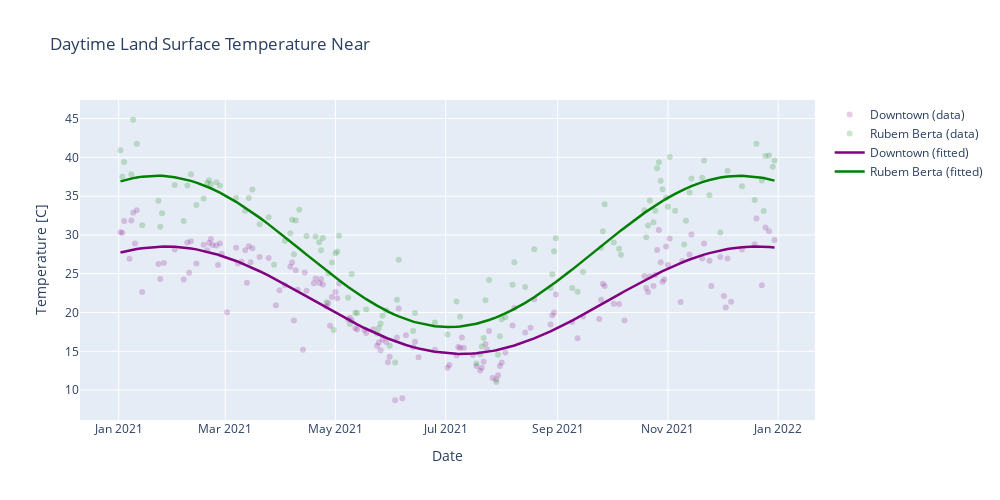

This figure's notebook cell:
### Code cell
import plotly.graph_objects as go
from scipy import optimize

# Fitting curves.
## First, extract x values (times) from the dfs.
d_center_x = np.asanyarray(d_center['time'].apply(float))  # center
d_rubem_x = np.asanyarray(d_rubem['time'].apply(float)) # rubem

## Secondly, extract y values (LST) from the dfs.
d_center_y = np.asanyarray(d_center['LST_Day_1km'].apply(float))  # center
d_rubem_y = np.asanyarray(d_rubem['LST_Day_1km'].apply(float))  # rubem

## Then, define the fitting function with parameters.
def fit_func(t, lst0, delta_lst, tau, phi):
    return lst0 + (delta_lst/2)*np.sin(2*np.pi*t/tau + phi)

## Optimize the parameters using a good start p0.
lst0 = 20
delta_lst = 40
tau = 365*24*3600*1000   # milliseconds in a year
phi = 2*np.pi*4*30.5*3600*1000/tau  # offset regarding when we expect LST(t)=LST0

params_u, params_covariance_u = optimize.curve_fit(
    fit_func, d_center_x, d_center_y, p0=[lst0, delta_lst, tau, phi])
params_r, params_covariance_r = optimize.curve_fit(
    fit_func, d_rubem_x, d_rubem_y, p0=[lst0, delta_lst, tau, phi])

# Figure
fig = go.Figure()
fig.update_layout(title='Daytime Land Surface Temperature Near',
                  xaxis_title='Date',
                  yaxis_title='Temperature [C]',
                  width=1000, height=500)

fig.add_trace(go.Scatter(x=d_center['datetime'], y=d_center['LST_Day_1km'],
                         mode='markers', name='Downtown (data)',
                         marker=dict(color='purple', opacity=0.2)))

fig.add_trace(go.Scatter(x=d_rubem['datetime'], y=d_rubem['LST_Day_1km'],
                         mode='markers', name='Rubem Berta (data)',
                         marker=dict(color='green', opacity=0.2)))

fig.add_trace(go.Scatter(x=d_center['datetime'],
                         y=fit_func(d_center_x, params_u[0], 
                                    params_u[1], params_u[2], params_u[3]),
                         mode='lines', name='Downtown (fitted)',
                         line=dict(color='purple', width=2.5)))

fig.add_trace(go.Scatter(x=d_rubem['datetime'],
                         y=fit_func(d_rubem_x, params_r[0], 
                                    params_r[1], params_r[2], params_r[3]),
                         mode='lines', name='Rubem Berta (fitted)',
                         line=dict(color='green', width=2.5)))

fig.show()

### Figure 1 — Plotly figure (JSON) as saved in the notebook; plotly's stock layout.template omitted (floating-point values rounded to 4 significant figures; data arrays with more than 128 entries replaced by an {"elided": "..."} marker saying what was removed)
{"data": [{"marker": {"color": "purple", "opacity": 0.2}, "mode": "markers", "name": "Downtown (data)", "type": "scatter", "x": {"elided": "159 str values"}, "y": {"elided": "159 float values"}}, {"marker": {"color": "green", "opacity": 0.2}, "mode": "markers", "name": "Rubem Berta (data)", "type": "scatter", "x": ["2021-01-02", "2021-01-03", "2021-01-04", "2021-01-08", "2021-01-09", "2021-01-11", "2021-01-14", "2021-01-23", "2021-01-24", "2021-01-25", "2021-02-01", "2021-02-06", "2021-02-08", "2021-02-10", "2021-02-13", "2021-02-17", "2021-02-19", "2021-02-20", "2021-02-21", "2021-02-24", "2021-02-26", "2021-03-07", "2021-03-12", "2021-03-14", "2021-03-16", "2021-03-20", "2021-03-25", "2021-03-28", "2021-04-03", "2021-04-06", "2021-04-07", "2021-04-08", "2021-04-09", "2021-04-11", "2021-04-15", "2021-04-20", "2021-04-22", "2021-04-23", "2021-04-24", "2021-04-26", "2021-04-27", "2021-04-29", "2021-04-30", "2021-05-01", "2021-05-02", "2021-05-03", "2021-05-08", "2021-05-09", "2021-05-10", "2021-05-12", "2021-05-13", "2021-05-18", "2021-05-24", "2021-05-25", "2021-05-26", "2021-05-27", "2021-05-29", "2021-05-31", "2021-06-03", "2021-06-04", "2021-06-05", "2021-06-13", "2021-06-14", "2021-06-25", "2021-07-02", "2021-07-07", "2021-07-09", "2021-07-18", "2021-07-20", "2021-07-21", "2021-07-22", "2021-07-23", "2021-07-25", "2021-07-29", "2021-07-30", "2021-07-31", "2021-08-01", "2021-08-03", "2021-08-07", "2021-08-08", "2021-08-14", "2021-08-19", "2021-08-28", "2021-08-29", "2021-08-30", "2021-08-31", "2021-09-09", "2021-09-12", "2021-09-15", "2021-09-25", "2021-09-26", "2021-09-27", "2021-10-02", "2021-10-05", "2021-10-06", "2021-10-19", "2021-10-20", "2021-10-21", "2021-10-22", "2021-10-24", "2021-10-25", "2021-10-26", "2021-10-27", "2021-10-28", "2021-10-29", "2021-10-31", "2021-11-01", "2021-11-02", "2021-11-05", "2021-11-10", "2021-11-11", "2021-11-13", "2021-11-14", "2021-11-20", "2021-11-21", "2021-11-24", "2021-11-30", "2021-12-04", "2021-12-12", "2021-12-19", "2021-12-20", "2021-12-23", "2021-12-24", "2021-12-25", "2021-12-27", "2021-12-29", "2021-12-30"], "y": [40.91, 37.51, 39.39, 37.81, 44.85, 41.75, 31.25, 34.41, 31.07, 32.79, 36.43, 31.79, 36.39, 37.81, 33.85, 34.71, 36.71, 37.05, 36.55, 36.79, 36.37, 34.81, 33.13, 34.75, 35.87, 31.39, 32.29, 26.15, 29.25, 30.23, 31.97, 27.51, 31.85, 33.25, 29.87, 29.79, 29.07, 28.03, 29.59, 21.31, 25.07, 26.45, 17.75, 27.63, 27.87, 29.89, 21.89, 18.51, 24.97, 19.97, 19.93, 20.39, 17.29, 18.01, 18.57, 19.57, 20.27, 15.71, 13.57, 21.63, 26.79, 17.63, 19.95, 18.71, 17.17, 21.41, 19.47, 13.43, 14.63, 15.63, 16.71, 21.59, 24.19, 11.05, 14.57, 16.95, 19.13, 19.39, 23.57, 26.49, 23.29, 28.15, 23.15, 24.93, 27.91, 29.57, 23.15, 22.67, 25.21, 28.35, 30.47, 33.95, 29.03, 28.23, 27.45, 33.17, 29.71, 31.23, 34.45, 31.65, 33.11, 38.59, 39.37, 36.99, 35.89, 34.81, 33.63, 40.05, 33.11, 28.77, 31.83, 35.47, 37.29, 37.37, 39.61, 35.11, 30.31, 38.29, 36.29, 34.51, 41.77, 37.03, 33.09, 40.19, 40.25, 38.79, 39.59]}, {"line": {"color": "purple", "width": 2.5}, "mode": "lines", "name": "Downtown (fitted)", "type": "scatter", "x": {"elided": "159 str values"}, "y": {"elided": "159 float values"}}, {"line": {"color": "green", "width": 2.5}, "mode": "lines", "name": "Rubem Berta (fitted)", "type": "scatter", "x": ["2021-01-02", "2021-01-03", "2021-01-04", "2021-01-08", "2021-01-09", "2021-01-11", "2021-01-14", "2021-01-23", "2021-01-24", "2021-01-25", "2021-02-01", "2021-02-06", "2021-02-08", "2021-02-10", "2021-02-13", "2021-02-17", "2021-02-19", "2021-02-20", "2021-02-21", "2021-02-24", "2021-02-26", "2021-03-07", "2021-03-12", "2021-03-14", "2021-03-16", "2021-03-20", "2021-03-25", "2021-03-28", "2021-04-03", "2021-04-06", "2021-04-07", "2021-04-08", "2021-04-09", "2021-04-11", "2021-04-15", "2021-04-20", "2021-04-22", "2021-04-23", "2021-04-24", "2021-04-26", "2021-04-27", "2021-04-29", "2021-04-30", "2021-05-01", "2021-05-02", "2021-05-03", "2021-05-08", "2021-05-09", "2021-05-10", "2021-05-12", "2021-05-13", "2021-05-18", "2021-05-24", "2021-05-25", "2021-05-26", "2021-05-27", "2021-05-29", "2021-05-31", "2021-06-03", "2021-06-04", "2021-06-05", "2021-06-13", "2021-06-14", "2021-06-25", "2021-07-02", "2021-07-07", "2021-07-09", "2021-07-18", "2021-07-20", "2021-07-21", "2021-07-22", "2021-07-23", "2021-07-25", "2021-07-29", "2021-07-30", "2021-07-31", "2021-08-01", "2021-08-03", "2021-08-07", "2021-08-08", "2021-08-14", "2021-08-19", "2021-08-28", "2021-08-29", "2021-08-30", "2021-08-31", "2021-09-09", "2021-09-12", "2021-09-15", "2021-09-25", "2021-09-26", "2021-09-27", "2021-10-02", "2021-10-05", "2021-10-06", "2021-10-19", "2021-10-20", "2021-10-21", "2021-10-22", "2021-10-24", "2021-10-25", "2021-10-26", "2021-10-27", "2021-10-28", "2021-10-29", "2021-10-31", "2021-11-01", "2021-11-02", "2021-11-05", "2021-11-10", "2021-11-11", "2021-11-13", "2021-11-14", "2021-11-20", "2021-11-21", "2021-11-24", "2021-11-30", "2021-12-04", "2021-12-12", "2021-12-19", "2021-12-20", "2021-12-23", "2021-12-24", "2021-12-25", "2021-12-27", "2021-12-29", "2021-12-30"], "y": [36.91, 36.98, 37.05, 37.28, 37.33, 37.41, 37.52, 37.63, 37.63, 37.62, 37.45, 37.22, 37.1, 36.97, 36.75, 36.41, 36.22, 36.12, 36.02, 35.69, 35.46, 34.27, 33.53, 33.22, 32.9, 32.23, 31.36, 30.83, 29.73, 29.16, 28.98, 28.79, 28.6, 28.22, 27.46, 26.52, 26.15, 25.96, 25.77, 25.41, 25.22, 24.86, 24.68, 24.5, 24.33, 24.15, 23.29, 23.13, 22.96, 22.64, 22.48, 21.72, 20.88, 20.75, 20.62, 20.5, 20.25, 20.02, 19.7, 19.6, 19.5, 18.83, 18.76, 18.23, 18.13, 18.16, 18.2, 18.56, 18.67, 18.74, 18.81, 18.88, 19.03, 19.38, 19.47, 19.57, 19.67, 19.88, 20.34, 20.46, 21.24, 21.97, 23.41, 23.58, 23.75, 23.92, 25.53, 26.09, 26.65, 28.54, 28.73, 28.92, 29.85, 30.41, 30.59, 32.84, 33.01, 33.17, 33.32, 33.63, 33.79, 33.94, 34.08, 34.23, 34.37, 34.65, 34.78, 34.92, 35.3, 35.88, 35.98, 36.19, 36.29, 36.8, 36.88, 37.08, 37.4, 37.53, 37.63, 37.53, 37.5, 37.39, 37.34, 37.29, 37.19, 37.07, 37.0]}], "layout": {"height": 500, "title": {"text": "Daytime Land Surface Temperature Near"}, "width": 1000, "xaxis": {"title": {"text": "Date"}}, "yaxis": {"title": {"text": "Temperature [C]"}}}}
